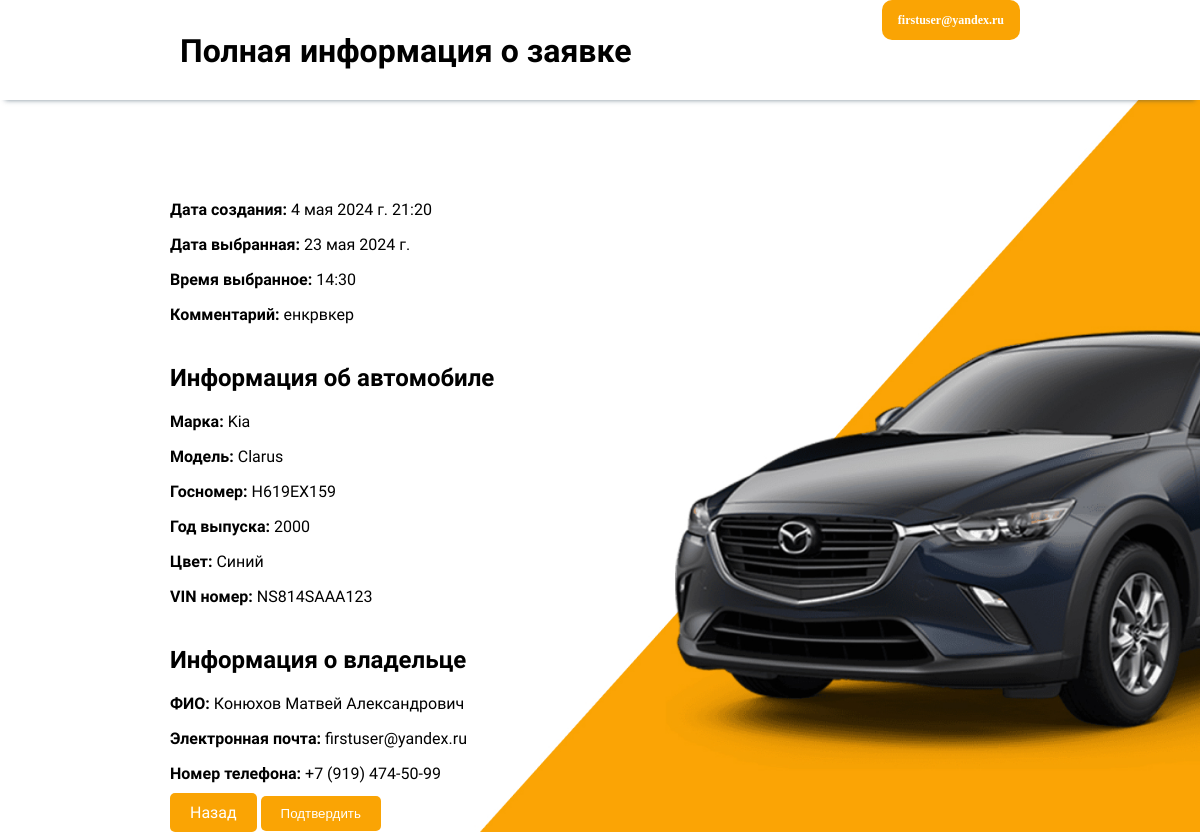
The page /profile/appeal/17/ (signed in) on the database its author committed.
### AuthenticationApp/models.py (models this page shows, shortened)
class CustomUser(AbstractUser):
    username = models.EmailField("Электронная почта", max_length=100, unique=True)
    bio = models.CharField("ФИО", max_length=100)
    phone_number = models.CharField("Номер телефона", max_length=18, unique=True)
    is_client = models.BooleanField(default=False)
    is_manager = models.BooleanField(default=False)
    is_mechanic = models.BooleanField(default=False)
    REQUIRED_FIELDS = ["bio", "phone_number"]
    class Meta:
        verbose_name = 'Администратор'
        verbose_name_plural = 'Администраторы'

### OrdersApp/models.py (models this page shows, shortened)
class Appeal(models.Model):
    created_at = models.DateTimeField("Дата создания заявки", auto_now_add=True)
    chosen_date = models.DateField("Дата выбранная пользователем")
    chosen_time = models.TimeField("Время выбранное пользователем")
    comment = models.TextField("Комментарий клиента", blank=True)
    car = models.ForeignKey(Car, on_delete=models.CASCADE, verbose_name="Идентификатор авто")
    manager = models.ForeignKey(Manager, on_delete=models.CASCADE, verbose_name="Идентификатор менеджера",
                                blank=True, null=True)
    is_processed = models.BooleanField(default=False)
    class Meta:
        verbose_name = "Заявка"
        verbose_name_plural = "Заявки"

### CarApp/models.py (models this page shows, shortened)
class Car(models.Model):
    client = models.ForeignKey(CustomUser, on_delete=models.CASCADE)
    sts = models.CharField("СТС", max_length=100)
    brand = models.CharField("Марка", max_length=100)
    model = models.CharField("Модель", max_length=100)
    body_type = models.CharField("Тип кузова", max_length=100)
    license_plate = models.CharField("Государственный номер", max_length=20)
    color = models.CharField("Цвет", max_length=50)
    vin_number = models.CharField("VIN номер", max_length=100)
    year_of_manufacture = models.PositiveSmallIntegerField("Год выпуска")

### OrdersApp/views.py (the view)
# urls.py: path('appeal/<int:appeal_id>/', views.appeal_details, name='appeal_details'),
@login_required
def appeal_details(request, appeal_id):
    appeal = get_object_or_404(Appeal, pk=appeal_id)
    mechanics = Mechanic.objects.all()
    return render(request, 'appeal_details.html', {'appeal': appeal, 'mechanics': mechanics})

### OrdersApp/templates/appeal_details.html (shortened to what this page needs)
<!DOCTYPE html>
<html lang="en">
<head>
    <link href='https://unpkg.com/boxicons@2.1.4/css/boxicons.min.css' rel='stylesheet'>
</head>
<body>
<header>
    <div class="header-content">
        <h1>Полная информация о заявке</h1>
        <div class="dropdown header-buttons">
            <button class="dropbtn">
                {% if user.is_authenticated %}{{ user.username }}{% else %}Личный кабинет{% endif %}
            </button>
        </div>
    </div>
</header>
<div class="content">
    <p><strong>Дата создания:</strong> {{ appeal.created_at }}</p>
    <p><strong>Дата выбранная:</strong> {{ appeal.chosen_date }}</p>
    <p><strong>Время выбранное:</strong> {{ appeal.chosen_time }}</p>
    <p><strong>Комментарий:</strong> {{ appeal.comment }}</p>
    <h2>Информация об автомобиле</h2>
    <p><strong>Марка:</strong> {{ appeal.car.brand }}</p>
    <p><strong>Модель:</strong> {{ appeal.car.model }}</p>
    <p><strong>Госномер:</strong> {{ appeal.car.license_plate }}</p>
    <p><strong>Год выпуска:</strong> {{ appeal.car.year_of_manufacture }}</p>
    <p><strong>Цвет:</strong> {{ appeal.car.color }}</p>
    <p><strong>VIN номер:</strong> {{ appeal.car.vin_number }}</p>
    <h2>Информация о владельце</h2>
    <p><strong>ФИО:</strong> {{ appeal.car.client.bio }}</p>
    <p><strong>Электронная почта:</strong> {{ appeal.car.client.username }}</p>
    <p><strong>Номер телефона:</strong> {{ appeal.car.client.phone_number }}</p>
    <a href="{% url 'all_appeals' %}">Назад</a>
    <button type="button" onclick="openConfirmationModal()">Подтвердить</button>
</body>
</html>

### OrdersApp/templates/appeal_details.html (style rules this page uses)
body { margin: 0; font-family: "Montserrat Alternates", sans-serif; background: url('/static/image/car-back.jpg'); background-size: cover; }
header { position: fixed; top: 0; width: 100%; background-color: #fff; height: 100px; line-height: 60px; box-shadow: 0px 5px 5px -5px rgba(34, 60, 80, 0.6); }
.header-content { display: flex; justify-content: space-between; }
.header-content h1 { margin-left: 15%; }
.header-buttons { display: flex; align-items: center; justify-content: center; margin-right: 15%; }
.header-buttons button { background-color: #faa404; border-radius: 10px; border: none; color: white; height: 40px; margin-left: 30px; font-family: "Montserrat", 'sans-serif'; font-weight: bold; display: flex; align-items: center; }
.content { margin-top: 250px; padding: 0 300px; margin-left: 70px; }
h1 { text-align: center; margin-bottom: 20px; }
h2 { margin-top: 40px; }
p { margin-bottom: 10px; }
button { background-color: #faa404; color: white; border: none; border-radius: 5px; padding: 10px 20px; cursor: pointer; }
body, html { margin: 0; font-family: "Montserrat Alternates", sans-serif; }
.content { margin-top: 200px; padding: 0 100px; }
a { display: inline-block; text-decoration: none; background-color: #faa404; color: #fff; padding: 10px 20px; border-radius: 5px; transition: background-color 0.3s ease; }
.dropdown { position: relative; display: inline-block; }
.dropbtn { background-color: transparent; color: #faa404; padding: 16px; font-size: 12px; border: none; cursor: pointer; border-radius: 10px; }

### rows shown on the page
CustomUser: username "firstuser@yandex.ru"
Appeal: created_at "4 мая 2024 г. 21:20", chosen_date "23 мая 2024 г.", chosen_time "14:30", comment "енкрвкер", car.brand "Kia", car.model "Clarus", car.license_plate "Н619ЕХ159", car.year_of_manufacture "2000", car.color "Синий", car.vin_number "NS814SAAA123", car.client.bio "Конюхов Матвей Александрович", car.client.username "firstuser@yandex.ru", car.client.phone_number "+7 (919) 474-50-99"
